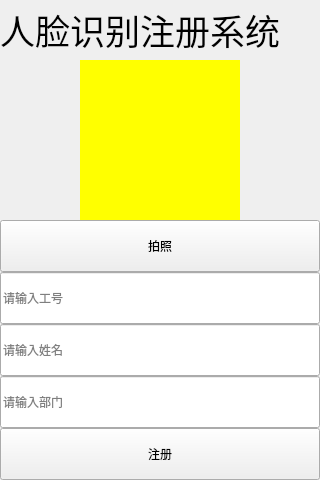
<?xml version="1.0" encoding="UTF-8"?>
<ui version="4.0">
 <class>QRegisterWidget</class>
 <widget class="QWidget" name="QRegisterWidget">
  <property name="geometry">
   <rect>
    <x>0</x>
    <y>0</y>
    <width>320</width>
    <height>480</height>
   </rect>
  </property>
  <property name="windowTitle">
   <string>Form</string>
  </property>
  <widget class="QLabel" name="GtitleLb">
   <property name="geometry">
    <rect>
     <x>0</x>
     <y>0</y>
     <width>280</width>
     <height>60</height>
    </rect>
   </property>
   <property name="sizePolicy">
    <sizepolicy hsizetype="Preferred" vsizetype="Expanding">
     <horstretch>0</horstretch>
     <verstretch>0</verstretch>
    </sizepolicy>
   </property>
   <property name="minimumSize">
    <size>
     <width>0</width>
     <height>60</height>
    </size>
   </property>
   <property name="maximumSize">
    <size>
     <width>16777215</width>
     <height>60</height>
    </size>
   </property>
   <property name="font">
    <font>
     <pointsize>26</pointsize>
    </font>
   </property>
   <property name="text">
    <string>人脸识别注册系统</string>
   </property>
   <property name="alignment">
    <set>Qt::AlignCenter</set>
   </property>
  </widget>
  <widget class="QLabel" name="GheadLb">
   <property name="geometry">
    <rect>
     <x>80</x>
     <y>60</y>
     <width>160</width>
     <height>160</height>
    </rect>
   </property>
   <property name="sizePolicy">
    <sizepolicy hsizetype="Preferred" vsizetype="Expanding">
     <horstretch>0</horstretch>
     <verstretch>0</verstretch>
    </sizepolicy>
   </property>
   <property name="minimumSize">
    <size>
     <width>160</width>
     <height>160</height>
    </size>
   </property>
   <property name="maximumSize">
    <size>
     <width>160</width>
     <height>160</height>
    </size>
   </property>
   <property name="font">
    <font>
     <pointsize>26</pointsize>
    </font>
   </property>
   <property name="styleSheet">
    <string notr="true">background-color: rgb(255, 255, 0);
</string>
   </property>
   <property name="text">
    <string/>
   </property>
   <property name="alignment">
    <set>Qt::AlignCenter</set>
   </property>
  </widget>
  <widget class="QPushButton" name="GcameraBt">
   <property name="geometry">
    <rect>
     <x>0</x>
     <y>220</y>
     <width>320</width>
     <height>52</height>
    </rect>
   </property>
   <property name="sizePolicy">
    <sizepolicy hsizetype="Minimum" vsizetype="Expanding">
     <horstretch>0</horstretch>
     <verstretch>0</verstretch>
    </sizepolicy>
   </property>
   <property name="text">
    <string>拍照</string>
   </property>
  </widget>
  <widget class="QLineEdit" name="GnumberLe">
   <property name="geometry">
    <rect>
     <x>0</x>
     <y>272</y>
     <width>320</width>
     <height>52</height>
    </rect>
   </property>
   <property name="sizePolicy">
    <sizepolicy hsizetype="Expanding" vsizetype="Expanding">
     <horstretch>0</horstretch>
     <verstretch>0</verstretch>
    </sizepolicy>
   </property>
   <property name="placeholderText">
    <string>请输入工号</string>
   </property>
  </widget>
  <widget class="QLineEdit" name="GnameLe">
   <property name="geometry">
    <rect>
     <x>0</x>
     <y>324</y>
     <width>320</width>
     <height>52</height>
    </rect>
   </property>
   <property name="sizePolicy">
    <sizepolicy hsizetype="Expanding" vsizetype="Expanding">
     <horstretch>0</horstretch>
     <verstretch>0</verstretch>
    </sizepolicy>
   </property>
   <property name="placeholderText">
    <string>请输入姓名</string>
   </property>
  </widget>
  <widget class="QLineEdit" name="GpartmentLe">
   <property name="geometry">
    <rect>
     <x>0</x>
     <y>376</y>
     <width>320</width>
     <height>52</height>
    </rect>
   </property>
   <property name="sizePolicy">
    <sizepolicy hsizetype="Expanding" vsizetype="Expanding">
     <horstretch>0</horstretch>
     <verstretch>0</verstretch>
    </sizepolicy>
   </property>
   <property name="placeholderText">
    <string>请输入部门</string>
   </property>
  </widget>
  <widget class="QPushButton" name="GregisterBt">
   <property name="geometry">
    <rect>
     <x>0</x>
     <y>428</y>
     <width>320</width>
     <height>52</height>
    </rect>
   </property>
   <property name="sizePolicy">
    <sizepolicy hsizetype="Minimum" vsizetype="Expanding">
     <horstretch>0</horstretch>
     <verstretch>0</verstretch>
    </sizepolicy>
   </property>
   <property name="text">
    <string>注册</string>
   </property>
  </widget>
 </widget>
 <resources/>
 <connections/>
</ui>
